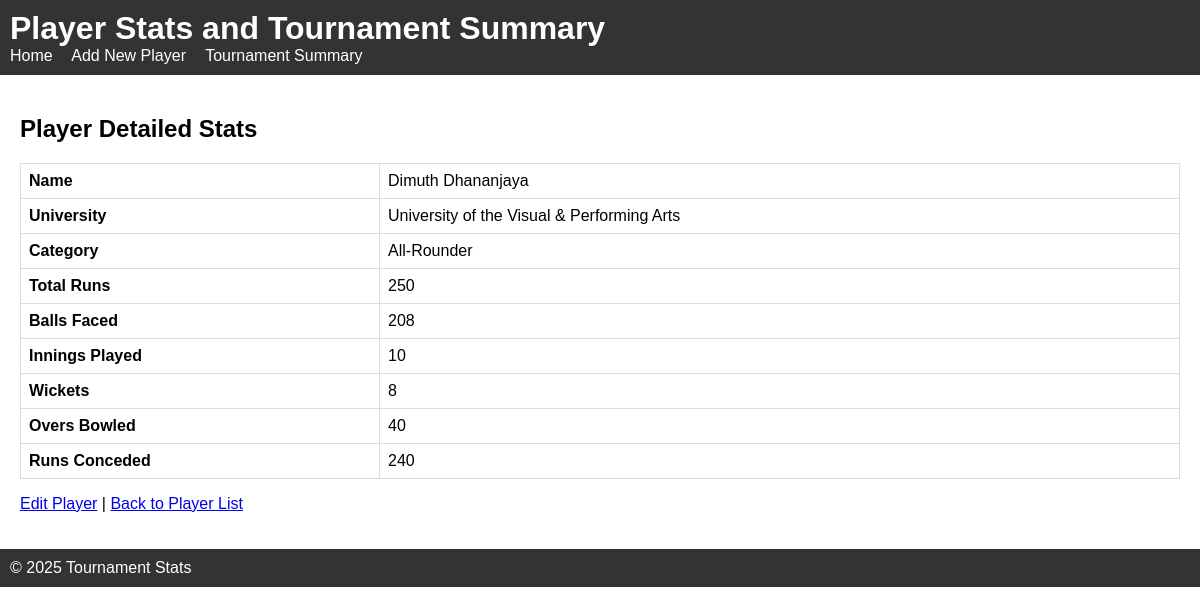
Page /AdminPanel/view.php?player_name=Dimuth+Dhananjaya on the committed database.
### tables this page shows
CREATE TABLE `sample_data` (
  `Name` varchar(22) DEFAULT NULL,
  `University` varchar(42) DEFAULT NULL,
  `Category` varchar(11) DEFAULT NULL,
  `Total Runs` varchar(10) DEFAULT NULL,
  `Balls Faced` varchar(11) DEFAULT NULL,
  `Innings Played` varchar(14) DEFAULT NULL,
  `Wickets` varchar(7) DEFAULT NULL,
  `Overs Bowled` varchar(12) DEFAULT NULL,
  `Runs Conceded` varchar(13) DEFAULT NULL
);

### AdminPanel/view.php (the view, shortened to what this page needs)
<?php
require_once 'includes/db.php';
include 'includes/header.php';
$playerName = $conn->real_escape_string($_GET['player_name']);
$sql = "SELECT * FROM sample_data WHERE `Name` = '$playerName'";
$result = $conn->query($sql);
$player = $result->fetch_assoc();
?>
<h2>Player Detailed Stats</h2>
<table border="1" cellspacing="0" cellpadding="5">
    <tr>
        <th>Name</th>
        <td><?php echo htmlspecialchars($player['Name']); ?></td>
    </tr>
    <tr>
        <th>University</th>
        <td><?php echo htmlspecialchars($player['University']); ?></td>
    </tr>
    <tr>
        <th>Category</th>
        <td><?php echo htmlspecialchars($player['Category']); ?></td>
    </tr>
    <tr>
        <th>Total Runs</th>
        <td><?php echo htmlspecialchars($player['Total Runs']); ?></td>
    </tr>
    <tr>
        <th>Balls Faced</th>
        <td><?php echo htmlspecialchars($player['Balls Faced']); ?></td>
    </tr>
    <tr>
        <th>Innings Played</th>
        <td><?php echo htmlspecialchars($player['Innings Played']); ?></td>
    </tr>
    <tr>
        <th>Wickets</th>
        <td><?php echo htmlspecialchars($player['Wickets']); ?></td>
    </tr>
    <tr>
        <th>Overs Bowled</th>
        <td><?php echo htmlspecialchars($player['Overs Bowled']); ?></td>
    </tr>
    <tr>
        <th>Runs Conceded</th>
        <td><?php echo htmlspecialchars($player['Runs Conceded']); ?></td>
    </tr>
</table>
<p>
    <a href="edit.php?player_name=<?php echo urlencode($player['Name']); ?>">Edit Player</a> |
    <a href="index.php">Back to Player List</a>
</p>
<?php include 'includes/footer.php'; ?>

### AdminPanel/css/style.css (style rules this page uses)
body { font-family: Arial, sans-serif; margin: 0; padding: 0; }
table { width: 100%; border-collapse: collapse; margin-top: 10px; }
table, th, td { border: 1px solid #ddd; }
th, td { padding: 8px; text-align: left; }

### rows in the picture
sample_data: Name "Dimuth Dhananjaya", University "University of the Visual & Performing Arts", Category "All-Rounder", Total Runs "250", Balls Faced "208", Innings Played "10", Wickets "8", Overs Bowled "40", Runs Conceded "240"
